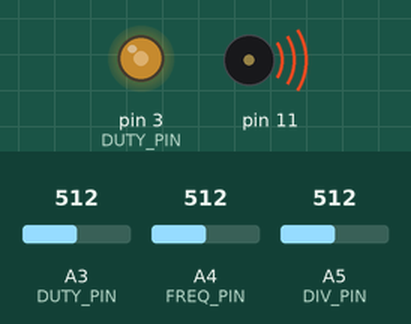
Bench run of a sketch on a simulated Arduino Uno, built with avr-gcc and run on an emulated ATmega328P. On the bench: output pins drawn as LEDs (lit = HIGH), buzzer (waves = sounding). Inputs (shaded band) come from the test bench; at power-on: A3 (DUTY_PIN) = 512, A5 (DIV_PIN) = 512, A4 (FREQ_PIN) = 512. Pins used as bus, display or sensor lines are not drawn.

Above: at 1.2 s.
1.3 s: A3 (DUTY_PIN) set to 716
At 2.5 s:
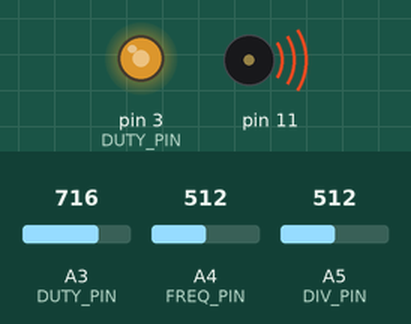
2.8 s: A5 (DIV_PIN) set to 270
At 3.4 s:
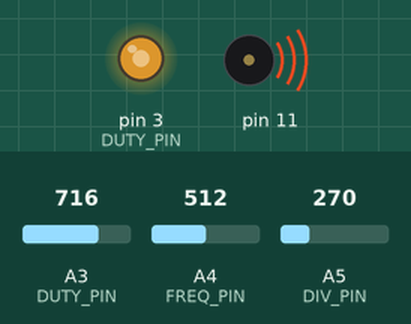
4.3 s: A5 (DIV_PIN) set to 237
At 4.8 s:
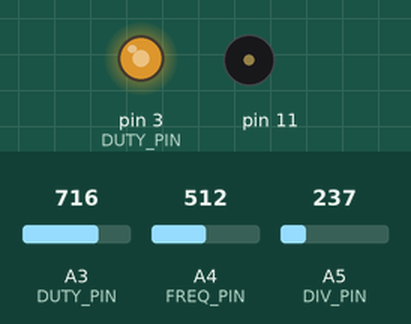
5.8 s: A4 (FREQ_PIN) set to 13
At 7.0 s:
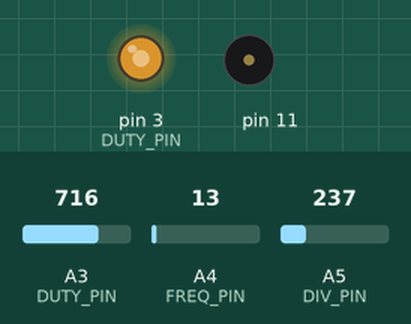
7.3 s: A4 (FREQ_PIN) set to 10
At 8.3 s:
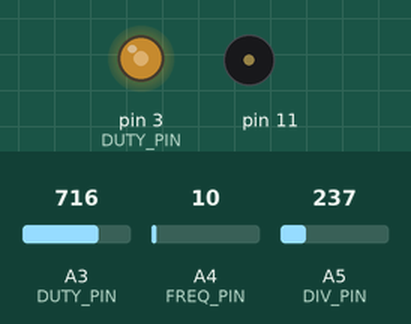
8.8 s: A3 (DUTY_PIN) set to 519
10.3 s: A3 (DUTY_PIN) set to 498
At 11.7 s:
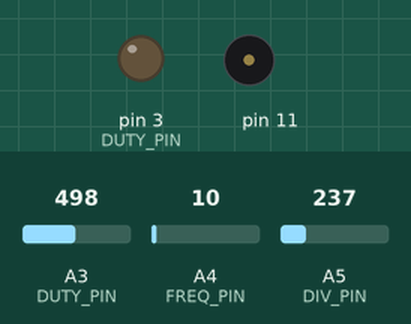
Timing chart, 0 to 12.8 s (numbered marks = the images above; inputs shaded):
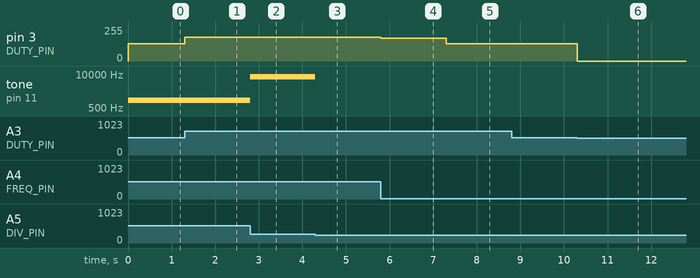

Measured:
- the behaviour switches between 256 and 255 on A5 (DIV_PIN) (found by bisection; images 2 and 3)
- the behaviour switches between 512 and 511 on A3 (DUTY_PIN) (found by bisection; images 5 and 6)
- after the input at 1.3 s, pin 3 (DUTY_PIN): 128/255 → 177/255 at once
- after the input at 2.8 s, tone on pin 11: 977 Hz → 7813 Hz at once
- after the input at 4.3 s, tone on pin 11: 7813 Hz → silent at once
- after the input at 5.8 s, pin 3 (DUTY_PIN): 177/255 → 170/255 at once
- after the input at 7.3 s, pin 3 (DUTY_PIN): 170/255 → 128/255 at once
- after the input at 8.8 s, every drawn part: stays the same
- after the input at 10.3 s, pin 3 (DUTY_PIN): 128/255 → 0/255 at once

The sketch:

sinteMini.ino
```cpp
#define DIV_PIN   5
#define FREQ_PIN  4
#define DUTY_PIN  3

void setup(){
  pinMode(3, OUTPUT);
  pinMode(11, OUTPUT);
  TCCR2A = _BV(COM2A0) | _BV(COM2B1) | _BV(WGM20);
}

// accepts values 1-7 to set prescalers 1/8/32/64/128/256/1024
// 0 turns timer off
void setPrescaler(uint8_t divisor){
  if(divisor > 7)
    return;
  TCCR2B = _BV(WGM22) | divisor;
}

// expects a value 0.0-1.0
void setDutyCycle(float value){
  OCR2B = OCR2A * value;
}

void setTopLimit(uint8_t limit){
  OCR2A = limit;
}

void loop(){
  setPrescaler(analogRead(DIV_PIN)>>7);
  setTopLimit(analogRead(FREQ_PIN)>>2);
  setDutyCycle((float)analogRead(DUTY_PIN)/1023.0);
}
```
